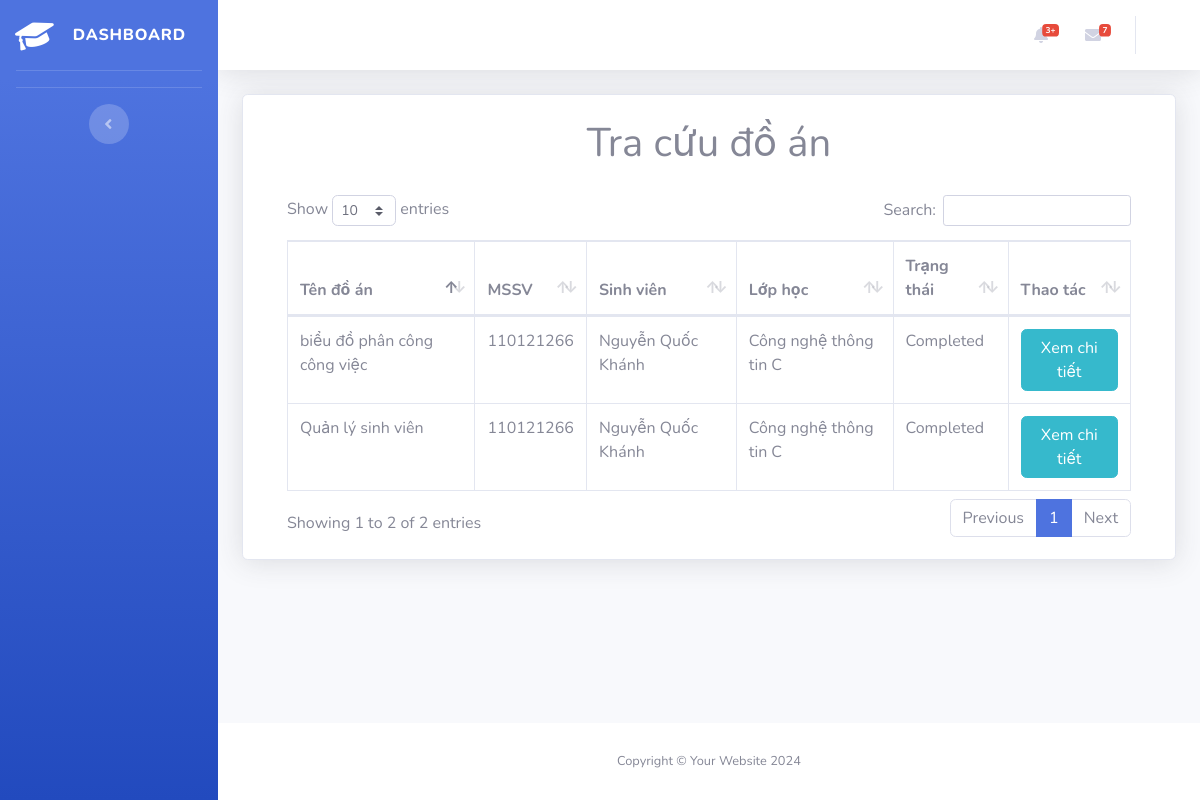
Page /index.php/projects/search on the committed database.
### tables this page shows
CREATE TABLE `projects` (
  `id` int(11) NOT NULL,
  `projectname` varchar(100) NOT NULL,
  `projecttype` varchar(50) NOT NULL,
  `mssv` varchar(20) DEFAULT NULL,
  `totalscore` decimal(5,2) DEFAULT NULL,
  `rating` enum('Excellent','Good','Fair','Poor') DEFAULT NULL,
  `teacherid` int(11) DEFAULT NULL,
  `status` enum('completed','notcompleted') NOT NULL DEFAULT 'notcompleted',
  `timestamp` timestamp NOT NULL DEFAULT current_timestamp()
);

CREATE TABLE `infos` (
  `mssv` varchar(20) NOT NULL,
  `accountid` int(11) NOT NULL,
  `fullname` varchar(100) NOT NULL,
  `birthday` date DEFAULT NULL,
  `classid` varchar(20) DEFAULT NULL,
  `mail` varchar(100) NOT NULL,
  `timestamp` timestamp NOT NULL DEFAULT current_timestamp()
);

CREATE TABLE `classrooms` (
  `id` int(11) NOT NULL,
  `classname` varchar(50) NOT NULL,
  `classid` varchar(20) NOT NULL,
  `courseyear` year(4) NOT NULL
);

### application/controllers/Projects.php (called while the page is built, shortened)
<?php
class Projects extends MY_Controller
{
	public function __construct()
	{
		$this->load->model('Project_model');
		$this->load->model('Teacher_model');
		$this->load->model('Classroom_model');
		$this->load->model('Info_model');
		$this->load->library('form_validation');
	}
	public function search()
	{
		$query = $this->input->get('query');
		$data['title'] = 'Tra cứu đồ án';
		$data['view'] = 'projects/search';
		$data['projects'] = $this->Project_model->search($query);
		$this->load->view('layouts/main', $data);
	}
}

### index.php (called while the page is built, shortened)
<?php
require_once BASEPATH.'core/CodeIgniter.php';

### application/models/Project_model.php (called while the page is built, shortened)
<?php
class Project_model extends CI_Model
{
	public function search($query)
	{
		$this->db->select('projects.*, teachers.fullname as teacher_name, infos.fullname as student_name, classrooms.classname');
		$this->db->from('projects');
		$this->db->join('teachers', 'teachers.id = projects.teacherid', 'left');
		$this->db->join('infos', 'infos.mssv = projects.mssv', 'left');
		$this->db->join('classrooms', 'classrooms.classid = infos.classid', 'left');
		return $this->db->get()->result_array();
	}
}

### application/views/projects/search.php (the view)
<div class="container mt-4 card shadow mb-4">
	<h1 class="text-center mt-4">Tra cứu đồ án</h1>
	<?php if (!empty($projects)): ?>
		<div class="card-body">
			<div class="table-responsive">
				<table class="table table-bordered" id="dataTable" width="100%" cellspacing="0">
					<thead>
						<tr>
							<th>Tên đồ án</th>
							<th>MSSV</th>
							<th>Sinh viên</th>
							<th>Lớp học</th>
							<th>Trạng thái</th>
							<th>Thao tác</th>
						</tr>
					</thead>
					<tbody>
						<?php foreach ($projects as $project): ?>
							<tr>
								<td><?= $project['projectname'] ?></td>
								<td><?= $project['mssv'] ?></td>
								<td><?= $project['student_name'] ?></td>
								<td><?= $project['classname'] ?></td>
								<td><?= ucfirst($project['status']) ?></td>
								<td>
									<a href="<?= base_url('projects/view/' . $project['id']) ?>" class="btn btn-info">Xem chi
										tiết</a>
								</td>
							</tr>
						<?php endforeach; ?>
					</tbody>
				</table>
			<?php else: ?>
				<p class="mt-4">Không có kết quả tìm kiếm phù hợp.</p>
			<?php endif; ?>
		</div>
	</div>
</div>

### rows in the picture
projects: projectname "Quản lý sinh viên", mssv "110121266", mssv.fullname "Nguyễn Quốc Khánh", classrooms.classname "Công nghệ thông tin C", status "Completed"
projects: projectname "biểu đồ phân công công việc", mssv "110121266", mssv.fullname "Nguyễn Quốc Khánh", classrooms.classname "Công nghệ thông tin C", status "Completed"
